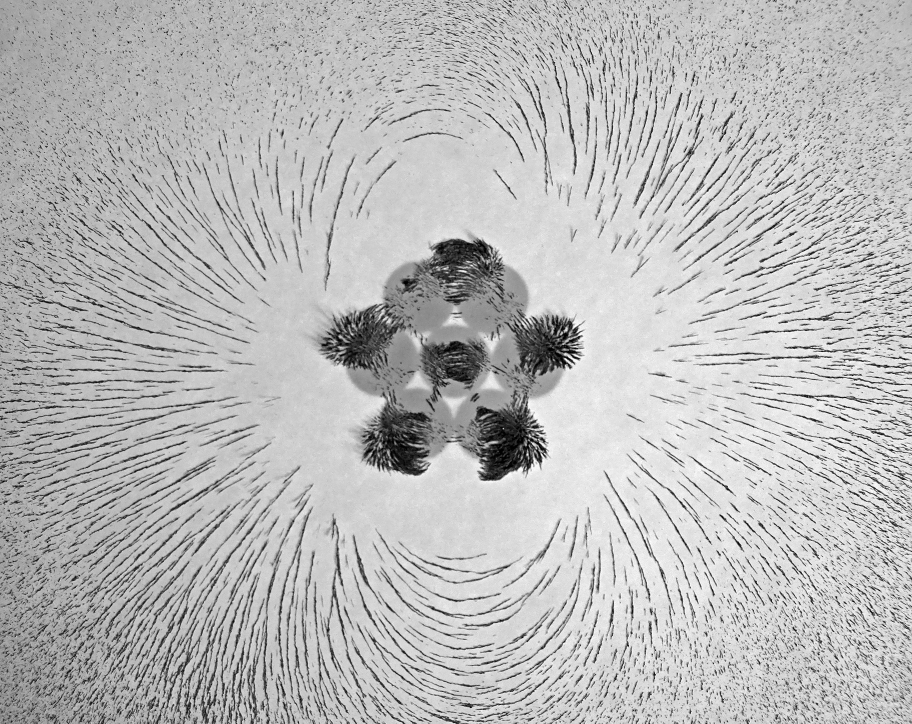
#> input picture source_images/395c.jpg, 1824 x 1447 px (shown at 1/2 size)
$ python magnet_field_plotter.py
#> lines starting #> are read from the running program, lines starting #| are printed output that depends on the picture
'''
author: Andrew Smith, 9 May 2023

Code allows for finding and plotting of magnetic equilibrium states
'''

import numpy as np
import matplotlib.pyplot as plt
from matplotlib.patches import Circle
import cProfile


def get_filled_hexagon_circular_state(alpha = 1.0):
    '''
    return the circular state equilibrium (if it exists)
    '''
    thetas1 = np.array([0] + [np.pi/2 + np.pi/3 * x for x in range(6)])
    positions = np.array([np.array([0, 0, 0], dtype=np.float64)]+[np.array([np.cos(x*np.pi/3), np.sin(x*np.pi/3), 0], dtype=np.float64) for x in range(6)])
    moments = np.array([np.array([np.cos(x), np.sin(x), 0.0], dtype=np.float64) for x in thetas1])
    moments[0, :] *= alpha
    system = magnet_system()
    system.set_state(positions, moments)
    system.find_stable_equilibrium()
    return system

# [43 lines left out: functions get_filled_hexagon_dipolar_state, get_filled_hexagon_unstable_circular_state, get_polygon, not called in this run]

class magnet_system:

    def set_state(self, positions, moments, is_frozen=None):
        self.positions = np.array(positions)
        self.moments = np.array(moments)
        self.rotations = moments / np.linalg.norm(moments, axis = -1)[..., np.newaxis]
        assert(self.positions.shape == self.moments.shape)
        self.n = positions.shape[0]
        self.is_frozen = np.array(is_frozen) if not is_frozen is None else np.zeros(self.positions.shape[0])
        assert(self.is_frozen.shape[0] == self.positions.shape[0])


    def find_stable_equilibrium(self):
        '''
        Find a stable equilibrium by relaxing the system (minimising energy)
        The orientations of the dipole moments are changed by computing the torques and applying small changes to
        their rotations based on them. "Angular Momentum" is used for faster convergence.
        ** works for 3D systems
        '''
        omega = np.zeros(self.moments.shape)
        inertia = 100
        gamma = 0.95
        niters = 500
        for i in range(niters):
            B = self.get_B_field(self.positions)
            omega *= gamma
            tau = np.cross(self.moments, B)
            tau *= (1 - self.is_frozen[..., np.newaxis])
            omega += tau / inertia
            theta = np.linalg.norm(omega, axis = -1)[..., np.newaxis]
            _theta = np.copy(theta)
            _theta[_theta == 0] = np.inf # hack to remove division by zero error
            axis = omega / _theta
            # apply Rodrigues' rotation formula
            self.moments = np.cos(theta) * self.moments \
                           + np.cross(axis, self.moments) * np.sin(theta) \
                           + axis * np.einsum('...j,...j', axis, self.moments)[..., np.newaxis] * (1-np.cos(theta))
        u = self.get_energy()
        self.rotations = self.moments / np.linalg.norm(self.moments, axis = -1)[..., np.newaxis]
        print(f'Relaxation method found state with energy {u}')

    def get_energy(self):
        '''
        returns: magnetostatic energy of the system.
        '''
        B = self.get_B_field(self.positions)
        return -np.sum(np.einsum('...j,...j', B, self.moments)) / 2


    def get_B_field(self, r):
        '''
            r : numpy array of shape (..., 3)
            get B field at every point
            return numpy array of same shape as r
        '''
        B = np.zeros(r.shape)
        for i in range(self.n):
            dr = r - self.positions[i, :]
            m = self.moments[i, :]
            a = np.linalg.norm(dr, axis = -1) # find distance to each point
            a[a == 0] = np.inf # sneaky way to fix division by zero problems
            a3 = a ** -3
            a5 = a ** -5
            B += 3 * dr * np.einsum('...i,i', dr, m)[..., np.newaxis] * a5[..., np.newaxis] \
                 - m * a3[..., np.newaxis]
        return B


class displayer:

    def __init__(self, system, r_max, nx, ny, Z_plane=0.5):
        self.system = system
        self.r_max = r_max
        self.x = np.linspace(-r_max, r_max, nx, dtype=np.float64)
        self.y = np.linspace(-r_max, r_max, ny, dtype=np.float64)
        self.X, self.Y = np.meshgrid(self.x, self.y) # mesh of (X, Y) coordinates in a plane
        self.Z_plane = Z_plane # the Z-coordinate of the plane we are examing
        self.grid = np.zeros((nx, ny, 3))
        self.grid[..., 0] = self.X
        self.grid[..., 1] = self.Y
        self.grid[..., 2] = Z_plane
        self.B = system.get_B_field(self.grid)
        self.B_mag = np.linalg.norm(self.B, axis = -1)

    def plot_field_lines(self, dest, show_result = False):
        '''
        draw B-field lines, save the results to dest
        '''
#> called with dest = 'plots/plot_field_lines_test.png', show_result = True
        fig, ax = plt.subplots()
        my_color =  'blue' #np.log(self.B_mag) # old option color-coded by field-strength
        ax.streamplot(self.x, self.y, self.B[..., 0], self.B[..., 1], color=my_color, linewidth=0.4
                      , arrowstyle='->', arrowsize=0.5, density=[3.5, 7.5], cmap='inferno', zorder=20)

        # Add filled circles for the dipoles themselves
        charge_colors = {True: '#aa0000', False: '#0000aa'}
        Xm = np.array(self.system.positions[:, 0])
        Ym = np.array(self.system.positions[:, 1])
        Um = np.array(self.system.rotations[:, 0])
        Vm = np.array(self.system.rotations[:, 1])
        for i in range(self.system.n):
            ax.add_artist(Circle((Xm[i], Ym[i]), 0.1, color='#00FF00', zorder=5))
        arrow_sz = 1.6
        Xm -= Um / 2 / arrow_sz
        Ym -= Vm / 2 / arrow_sz
        ax.quiver(Xm, Ym, Um, Vm, units='xy', scale=arrow_sz, color='r', zorder=10)
        ax.set_xlabel('$x$')
        ax.set_ylabel('$y$')
        ax.set_xlim(-self.r_max,self.r_max)
        ax.set_ylim(-self.r_max,self.r_max)
        ax.set_aspect('equal')
        plt.axis('off')
        plt.savefig(dest, bbox_inches='tight', pad_inches=0, dpi=600)
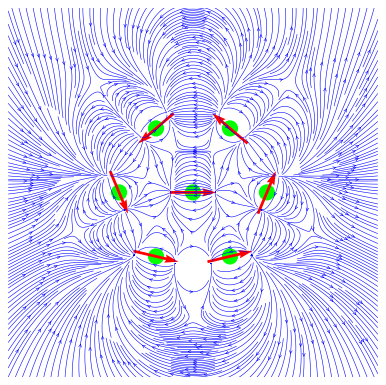
#> figure drawn by matplotlib, 1 panel
        if show_result:
            plt.show() # this line can be commented out if you just want the file saved

    def plot_field_strength_contours(self, dest, *, img_underlay=None, img_extent=None, show_result = False):
        '''
        draw B-field strength contours, save the results to dest
        optionally draw them on top of an image provided by img_underlay
        img_extent allows the scaling of the image to be controlled, with
        img_extent saying how large the image actually is in the system units.
        '''
#> called with dest = 'plots/plot_field_strength_test.png', img_underlay = 'source_images/395c.jpg', img_extent = 6, show_result = True
        if img_underlay:
            try:
                img = plt.imread(img_underlay)
#> img is the input picture: shape (1447, 1824, 3); min 0, max 255, mean 185.4
            except FileNotFoundError:
                print(f"Error: No such file '{img_underlay}', no image underlay will be used")
                img_underlay = None

        if img_extent is None:
            img_extent = self.r_max

        fig, ax = plt.subplots()
        ax.set_aspect('equal')
        if img_underlay:
            ax.imshow(img, extent=[-img_extent, img_extent, -img_extent, img_extent], cmap = 'gray')

        levels= [2.0, 4.5] # change these to get other contours
        CS = ax.contour(self.X, self.Y, self.B_mag, levels=levels, colors=['magenta','cyan'], linestyles=['solid', 'dashed'])
        legend = ax.legend(*CS.legend_elements(variable_name='B'), \
                    loc="upper left", title=None)
        ax.add_artist(legend)
        plt.axis('off')
        plt.xlim((-self.r_max, self.r_max))
        plt.ylim((-self.r_max, self.r_max))
        plt.savefig(dest, bbox_inches='tight', pad_inches=0, dpi=600)
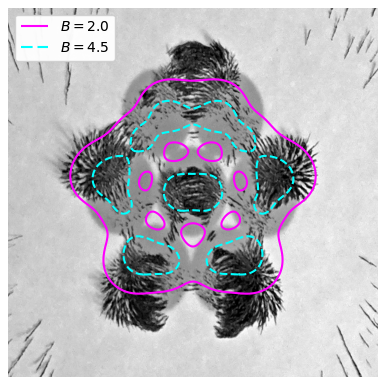
#> figure drawn by matplotlib, 1 panel
        if show_result:
            plt.show() # this line can be commented out if you just want the file saved

if __name__ == '__main__':

    '''
    plot paramters: nx, ny : number of data points
    r_max : plot fields in square the [-r_max, r_max]^2
    Z_plane: the Z_plane in which to take field data;
             Z = 0.5 corresponds to a sheet of paper resting on top of spherical mangets of radius 0.5.
    '''
    nx, ny = 2048, 2048
    r_max = 2.5
    Z_plane = 0.5

    system = get_filled_hexagon_circular_state(alpha = 1)
    #system = get_filled_hexagon_dipolar_state(alpha=2)  # uncomment one of the following lines for other examples
    #system = get_polygon(n = 5)
    #system = get_filled_hexagon_unstable_circular_state()
    disp = displayer(system, r_max, nx, ny, Z_plane = Z_plane)
    disp.plot_field_lines('plots/plot_field_lines_test.png', show_result = True)
    disp.plot_field_strength_contours('plots/plot_field_strength_test.png', img_underlay='source_images/395c.jpg', img_extent=6, show_result = True)
